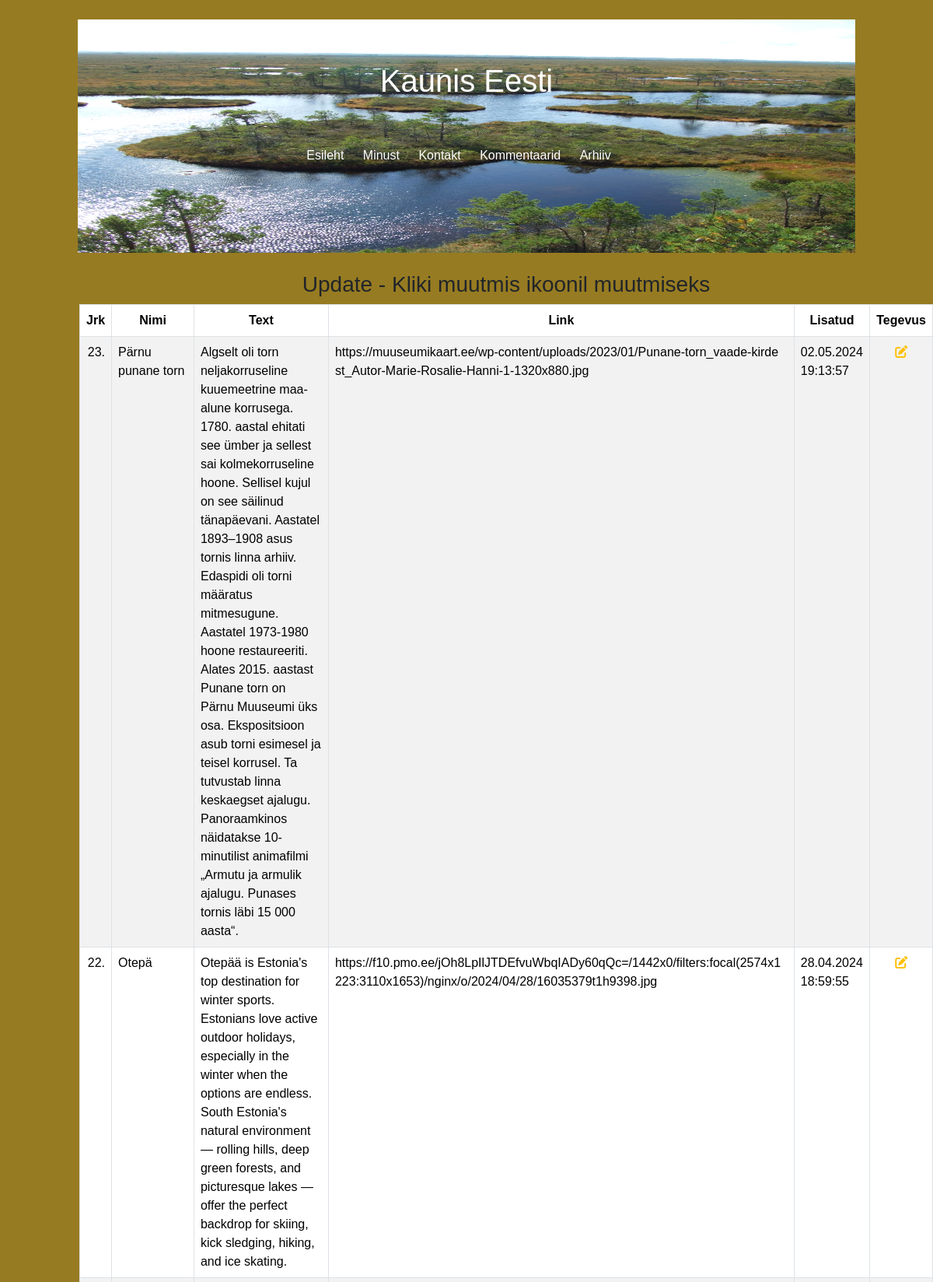
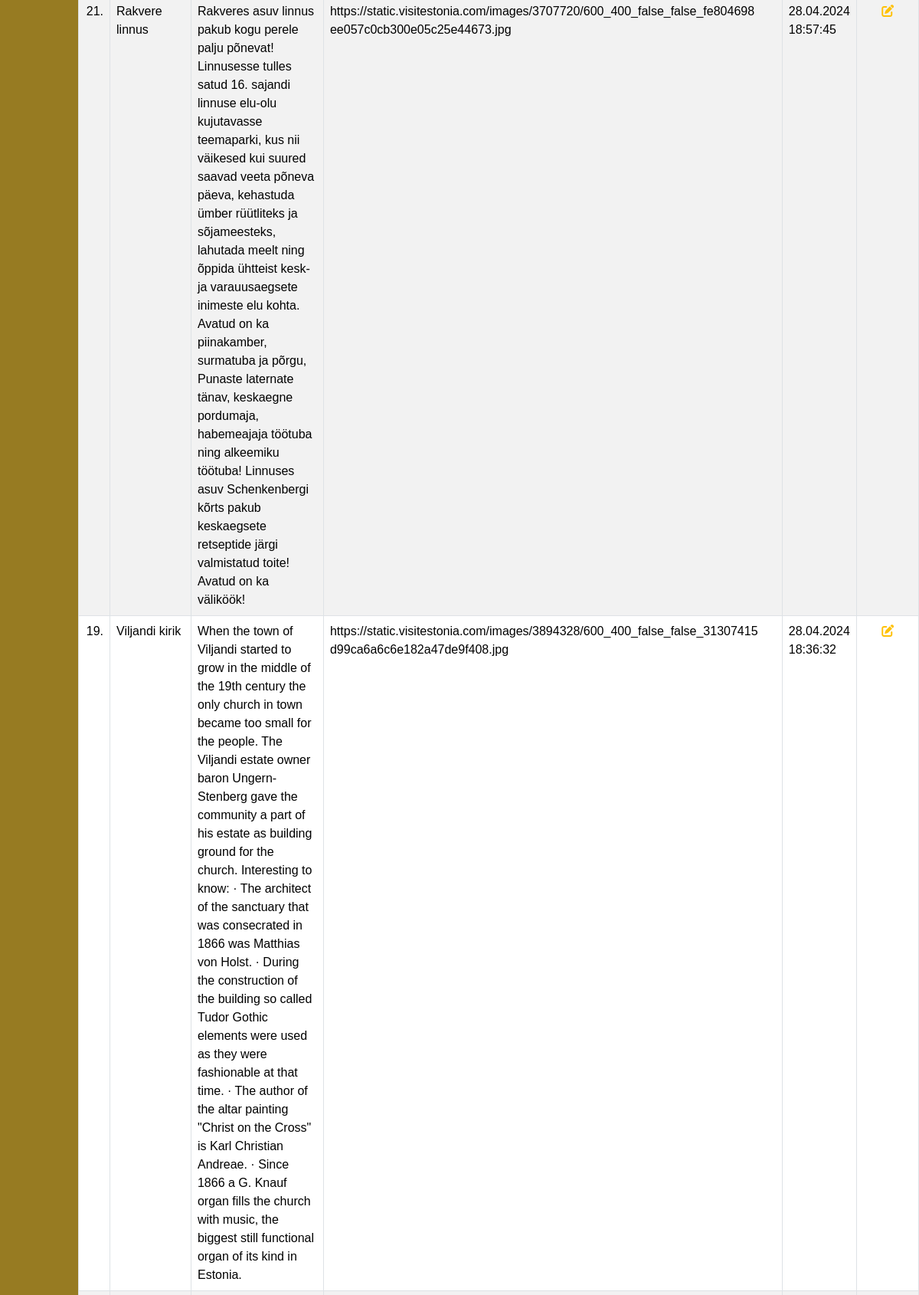
/update.php (upper part), run on the app's committed database (2 pictures, top to bottom).
### tables this page shows
CREATE TABLE `blog` (
  `id` int NOT NULL,
  `name` varchar(127) NOT NULL,
  `text` text NOT NULL,
  `picture` text NOT NULL,
  `added` datetime NOT NULL
);

### update.php (the view, shortened to what this page needs)
<!DOCTYPE html>
<html lang="en">
<head>
    <link href="https://cdn.jsdelivr.net/npm/bootstrap@5.3.3/dist/css/bootstrap.min.css" rel="stylesheet">
    <link rel="stylesheet" href="https://cdnjs.cloudflare.com/ajax/libs/font-awesome/6.5.1/css/all.min.css" />
    <link rel="stylesheet" href="styles.css">
</head>
<body>
    <header style="margin-top: 25px;">
        <h1 class="text-white" style="margin-top: 35px;">Kaunis Eesti</h1>
        <nav style="margin-top: 60px;">
          <ul>
            <li ><a href="index.php"><p class="text-white">Esileht</p></a></li>
            <li><a href="minust.html"><p class="text-white">Minust</p></a></li>
            <li><a href="kontakt.html"><p class="text-white">Kontakt</p></a></li>
            <li><a href="kommentaarid.html"><p class="text-white">Kommentaarid</p></a></li>
            <li><a href="arhiiv.php"><p class="text-white">Arhiiv</p></a></li>
          </ul>
        </nav>
    </header>
    <br>
<?php
require_once 'config/mysqli.php';
?>
    <div class="row">
        <div class="col-sm-1"></div>
        <div class="col">
            <h3 class="text-center">Update - Kliki muutmis ikoonil muutmiseks</h3>
                <?php
            $pdo = new PDO($dsn, $user, $pass, $options);
            $blogs = $pdo->query('SELECT * FROM blog ORDER BY added DESC');
            if($blogs !== false) {
            ?>
                <table class="table table-bordered table-striped table-hover mt-2">
                    <thead class="text-center">
                        <tr>
                            <th>Jrk</th>
                            <th>Nimi</th>
                            <th>Text</th>
                            <th>Link</th>
                            <th>Lisatud</th>
                            <th>Tegevus</th>
                        </tr>
                    </thead>
                        <tbody>
                        <?php
                        foreach($blogs as $blog) {
                            $dateTime = new DateTime($blog['added']);
                            $added = $dateTime->format('d.m.Y H:i:s');
                        ?>
                            <tr>
                                <td class="text-end"><?php echo $blog['id'];  ?>.</td>
                                <td><?php echo $blog['name']; ?></td>
                                <td><?php echo $blog['text']; ?></td>
                                <td><?php echo wordwrap($blog['picture'],75,'<br />', true); ?></td>
                                <td><?php echo $added; ?></td>
                                <td class="text-center">
                                    <a href="update-by-id.php?page=update-by-id&ids=<?php echo $blog['id']; ?>"><i class="fa-solid fa-pen-to-square text-warning" title="Edit"></i></a>
                                </td>
                            </tr>
                        <?php
                        }
                        ?>
                    </tbody>
                </table>
            <?php
            } else {
            ?>
                <p class="text-danger fs-4 text-center fw-bold">Isikuid ei leitud</p>
            <?php
            }
            ?>
        </div>
    </div>
    </body>
</html>

### styles.css (style rules this page uses)
body { font-family: Verdana, Geneva, Tahoma, sans-serif; font-size: 1rem; background-color: #917416f1; }
header { height: 300px; margin-left: 100px; margin-right: 100px; padding: 20px; text-align: center; background-image: url("img/Raba.JPG"); background-size: 100% 100%; background-repeat: no-repeat; }
nav ul { list-style-type: none; padding: 0; margin: 0; }
nav ul li { display: inline-block; margin-right: 20px; }
nav ul li a { color: white; text-decoration: none; }

### data on the page
blog: id "23", name "Pärnu punane torn", text "Algselt oli torn neljakorruseline kuuemeetrine maa-alune korrusega. 1780. aastal ehitati see ümber ja sellest sai kolmekorruseline hoone. Sellisel kujul on see säilinud tänapäevani. Aastatel 1893–1908 asus tornis linna arhiiv. Edaspidi oli torni määratus mitmesugune. Aastatel 1973-1980 hoone restaureeriti. Alates 2015. aastast Punane torn on Pärnu Muuseumi üks osa. Ekspositsioon asub torni esimesel ja teisel korrusel. Ta tutvustab linna keskaegset ajalugu. Panoraamkinos näidatakse 10-minutilist animafilmi „Armutu ja armulik ajalugu. Punases tornis läbi 15 000 aasta“.", picture "https://muuseumikaart.ee/wp-content/uploads/2023/01/Punane-torn_vaade-kirde st_Autor-Marie-Rosalie-Hanni-1-1320x880.jpg", added "02.05.2024 19:13:57"
blog: id "22", name "Otepä", text "Otepää is Estonia's top destination for winter sports. Estonians love active outdoor holidays, especially in the winter when the options are endless. South Estonia's natural environment — rolling hills, deep green forests, and picturesque lakes — offer the perfect backdrop for skiing, kick sledging, hiking, and ice skating.", picture "https://f10.pmo.ee/jOh8LpIlJTDEfvuWbqIADy60qQc=/1442x0/filters:focal(2574x1 223:3110x1653)/nginx/o/2024/04/28/16035379t1h9398.jpg", added "28.04.2024 18:59:55"
blog: id "21", name "Rakvere linnus", text "Rakveres asuv linnus pakub kogu perele palju põnevat! Linnusesse tulles satud 16. sajandi linnuse elu-olu kujutavasse teemaparki, kus nii väikesed kui suured saavad veeta põneva päeva, kehastuda ümber rüütliteks ja sõjameesteks, lahutada meelt ning õppida ühtteist kesk- ja varauusaegsete inimeste elu kohta. Avatud on ka piinakamber, surmatuba ja põrgu, Punaste laternate tänav, keskaegne pordumaja, habemeajaja töötuba ning alkeemiku töötuba! Linnuses asuv Schenkenbergi kõrts pakub keskaegsete retseptide järgi valmistatud toite! Avatud on ka väliköök!", picture "https://static.visitestonia.com/images/3707720/600_400_false_false_fe804698 ee057c0cb300e05c25e44673.jpg", added "28.04.2024 18:57:45"
blog: id "19", name "Viljandi kirik", text "When the town of Viljandi started to grow in the middle of the 19th century the only church in town became too small for the people. The Viljandi estate owner baron Ungern-Stenberg gave the community a part of his estate as building ground for the church. Interesting to know: · The architect of the sanctuary that was consecrated in 1866 was Matthias von Holst. · During the construction of the building so called Tudor Gothic elements were used as they were fashionable at that time. · The author of the altar painting \"Christ on the Cross\" is Karl Christian Andreae. · Since 1866 a G. Knauf organ fills the church with music, the biggest still functional organ of its kind in Estonia.", picture "https://static.visitestonia.com/images/3894328/600_400_false_false_31307415 d99ca6a6c6e182a47de9f408.jpg", added "28.04.2024 18:36:32"
